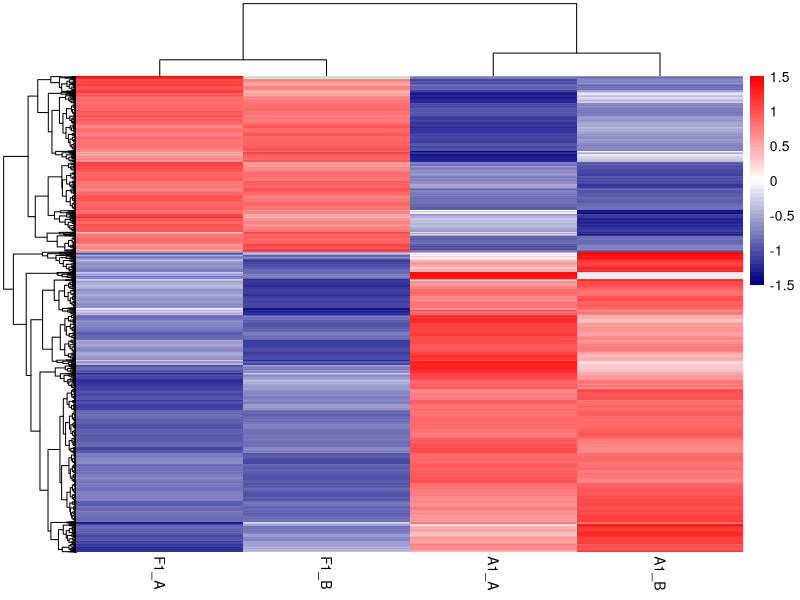

This figure's R source: (Note: this script raises an error after producing the figure.)
library(ggplot2)
library(pheatmap)

normCount <- read.csv('normalizado_aba_cold.csv', row.names = 1)

deSeqRes <- read.csv('results_aba_cold.csv', row.names =1)

deSeqResUp <-subset(deSeqRes, log2FoldChange >= 1)

deSeqResDown <-subset(deSeqRes, log2FoldChange <=-1)

deSeqREsCon<-rbind(deSeqResDown, deSeqResUp)

deSeqResSigni <- subset(deSeqREsCon, padj <= 0.05)

allsig <- merge(normCount, deSeqResSigni, by = 0)

write.csv(allsig, 'allsig_aba_cold.csv')

signifiCount <- allsig[,2:5]

row.names(signifiCount) <-allsig$Row.names

pheatmap(log2(signifiCount+1), scale ='row', show_rownames = F, color=colorRampPalette(c("navy","white","red"))(50))

xdeSeqResDown_ <-subset(deSeqResSigni, log2FoldChange <=-1)
deSeqResUp_ <-subset(deSeqResSigni, log2FoldChange >= 1)

deSeqResDown_merge<-merge(normCount, deSeqResDown_, by = 0)

write.csv(deSeqResDown_merge,'deseq_aba_cold_down_sig.csv')

######## PARA GENES SOBREEXPRESADOS
#Se unen por filas hacia abajo
deSeqResUp_merge <-merge(normCount, deSeqResUp_, by = 0)
#La dataframe de genes SOBREEXPRESADOS es guardada como csv
write.csv(deSeqResUp_merge, 'deseq_aba_cold_up_sig.csv')

